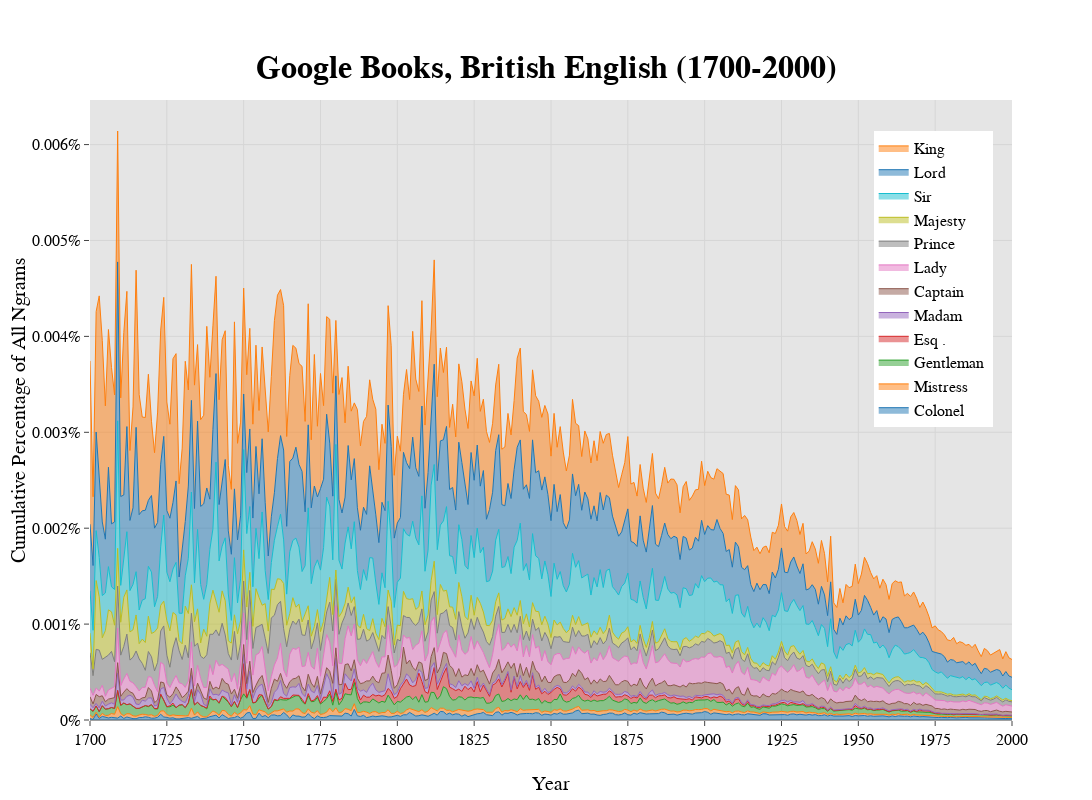

Write notebook code for a chart like this one.
### Code cell
data = traces
layout_for_fig = layout
layout_for_fig['legend']['x'] = 0.85
layout_for_fig['title']['y'] = 0.93
layout_for_fig['title']['text'] = '<b>Google Books, British English (1700-2000)'
layout_for_fig['xaxis']['dtick'] = 25
fig = dict(data=data, layout=layout_for_fig)
iplot(fig, validate=False)

### Figure 1 — Plotly figure (JSON) as saved in the notebook; plotly's stock layout.template omitted (floating-point values rounded to 4 significant figures; data arrays with more than 128 entries replaced by an {"elided": "..."} marker saying what was removed)
{"data": [{"hoverinfo": "x + y", "line": {"width": 1}, "mode": "lines", "name": "Colonel ", "stackgroup": "one", "x": {"elided": "301 int values"}, "y": {"elided": "301 float values"}}, {"hoverinfo": "x + y", "line": {"width": 1}, "mode": "lines", "name": "Mistress ", "stackgroup": "one", "x": {"elided": "301 int values"}, "y": {"elided": "301 float values"}}, {"hoverinfo": "x + y", "line": {"width": 1}, "mode": "lines", "name": "Gentleman ", "stackgroup": "one", "x": {"elided": "301 int values"}, "y": {"elided": "301 float values"}}, {"hoverinfo": "x + y", "line": {"width": 1}, "mode": "lines", "name": "Esq . ", "stackgroup": "one", "x": {"elided": "301 int values"}, "y": {"elided": "301 float values"}}, {"hoverinfo": "x + y", "line": {"width": 1}, "mode": "lines", "name": "Madam ", "stackgroup": "one", "x": {"elided": "301 int values"}, "y": {"elided": "301 float values"}}, {"hoverinfo": "x + y", "line": {"width": 1}, "mode": "lines", "name": "Captain ", "stackgroup": "one", "x": {"elided": "301 int values"}, "y": {"elided": "301 float values"}}, {"hoverinfo": "x + y", "line": {"width": 1}, "mode": "lines", "name": "Lady ", "stackgroup": "one", "x": {"elided": "301 int values"}, "y": {"elided": "301 float values"}}, {"hoverinfo": "x + y", "line": {"width": 1}, "mode": "lines", "name": "Prince ", "stackgroup": "one", "x": {"elided": "301 int values"}, "y": {"elided": "301 float values"}}, {"hoverinfo": "x + y", "line": {"width": 1}, "mode": "lines", "name": "Majesty ", "stackgroup": "one", "x": {"elided": "301 int values"}, "y": {"elided": "301 float values"}}, {"hoverinfo": "x + y", "line": {"width": 1}, "mode": "lines", "name": "Sir ", "stackgroup": "one", "x": {"elided": "301 int values"}, "y": {"elided": "301 float values"}}, {"hoverinfo": "x + y", "line": {"width": 1}, "mode": "lines", "name": "Lord ", "stackgroup": "one", "x": {"elided": "301 int values"}, "y": {"elided": "301 float values"}}, {"hoverinfo": "x + y", "line": {"width": 1}, "mode": "lines", "name": "King ", "stackgroup": "one", "x": {"elided": "301 int values"}, "y": {"elided": "301 float values"}}], "layout": {"height": 800, "legend": {"bgcolor": "#FFFFFF", "font": {"color": "rgb(0, 0, 0)", "family": "sans serif", "size": 16}, "orientation": "v", "x": 0.85, "y": 0.95}, "paper_bgcolor": "#FFFFFF", "plot_bgcolor": "#E5E5E5", "title": {"font": {"color": "rgb(0, 0, 0)", "family": "sans serif", "size": 32}, "text": "<b>Google Books, British English (1700-2000)", "y": 0.93}, "width": 1100, "xaxis": {"autorange": true, "dtick": 25, "range": [1700, 2000], "tickfont": {"color": "rgb(0, 0, 0)", "family": "sans serif", "size": 16}, "ticklen": 5, "title": {"font": {"color": "rgb(0, 0, 0)", "family": "sans serif", "size": 20}, "text": "Year"}, "type": "linear"}, "yaxis": {"automargin": true, "autorange": true, "exponentformat": "none", "range": [0, 0.006465], "tickfont": {"color": "rgb(0, 0, 0)", "family": "sans serif", "size": 16}, "ticklen": 5, "ticksuffix": "%", "title": {"font": {"color": "rgb(0, 0, 0)", "family": "sans serif", "size": 20}, "text": "Cumulative Percentage of All Ngrams"}, "type": "linear"}}}
